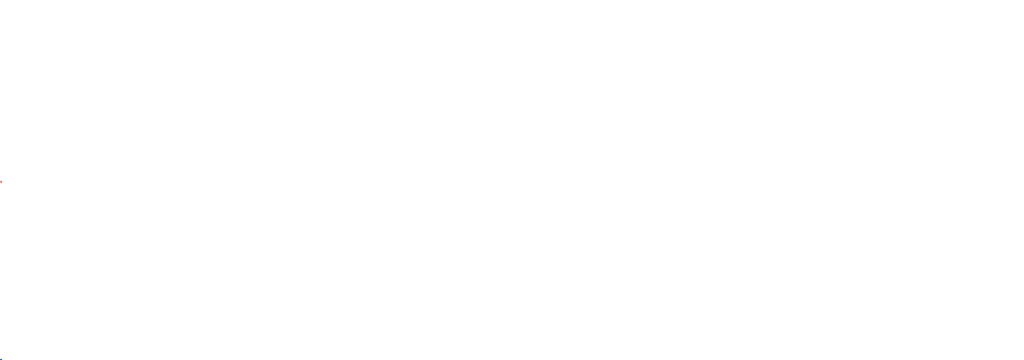
Frame 1 (no input)
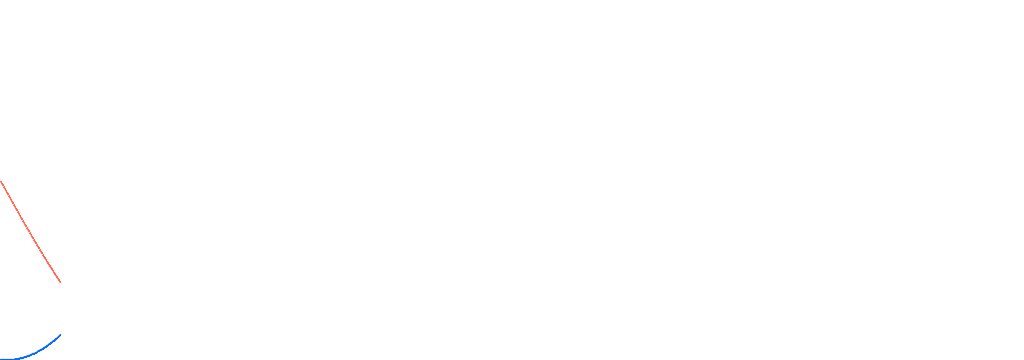
Frame 60 (the mouse pressed at the canvas centre just before this capture)
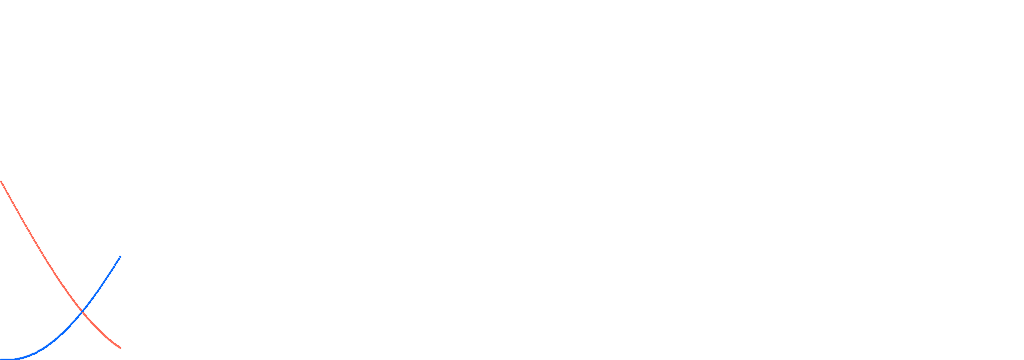
Frame 120 (the mouse held since frame 60 and released just before this capture)

The Processing sketch that drew these frames (run headless with seeded random() and noise(); from frame 60 on, the mouse is pressed at the canvas centre):

// Processing sketch: sin4
// ── sin4.pde
int index=0;
float radiants=0;

void setup()
{
  size(1024, 360);
  background(255);
}

void draw(){
  index++;
  radiants+=0.01;

  if(index==width)
  {
    index=0;
  }
  stroke(255, 100,80);
  ellipse(index,sin(radiants)*(height/2)+180,1,1);
  stroke(0, 100, 255);
  ellipse(index,sin(radiants+1.5)*(height/2)+180,1,1);
}
